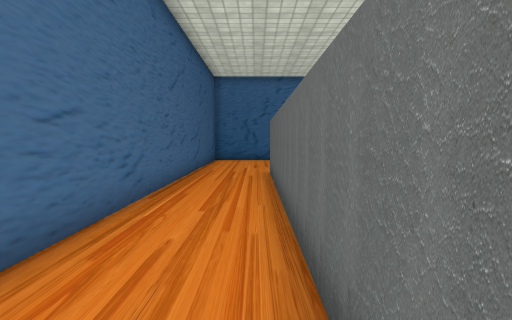
View 1 (above)

17 first-person views from a walk through a 3-D level made in the Unity game engine. The camera is 1.3 m above the floor, tilts 4° down and sees 80° across. The floor is counted in squares, 1 m on a side. Each view is taken from the middle of a square. On the plan, view 1 faces up. The plan holds only what a view shows up to about 14 squares ahead; the rest is blank. The place goes on beyond the plan. Some surface patterns are stand-ins.

View 2
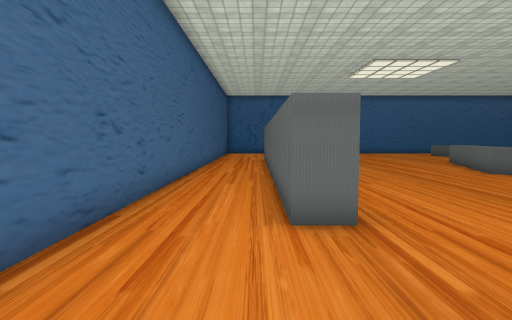

View 3
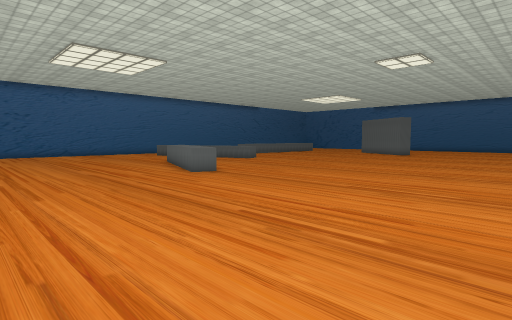

View 4
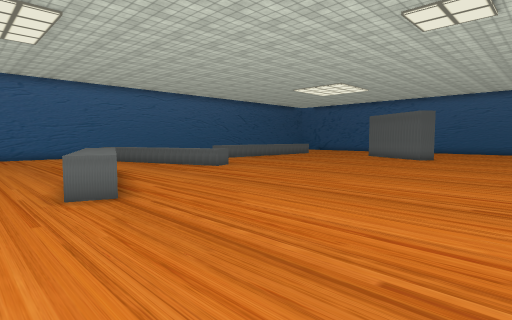

View 5
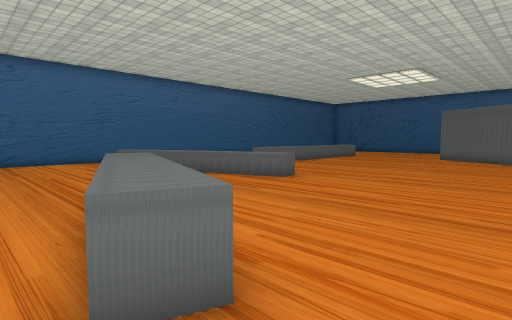

View 6
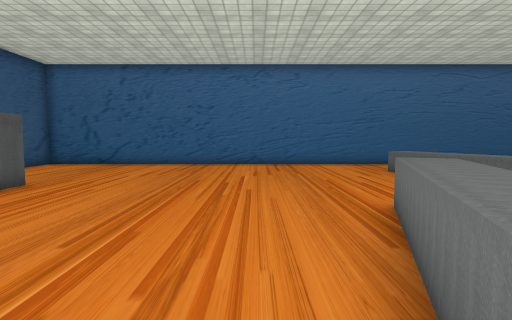

View 7
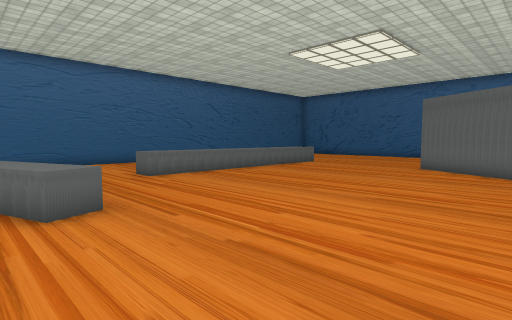

View 8
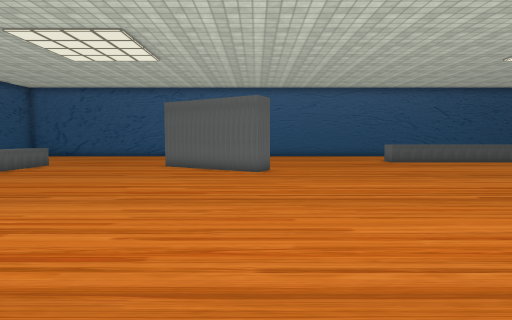

View 9
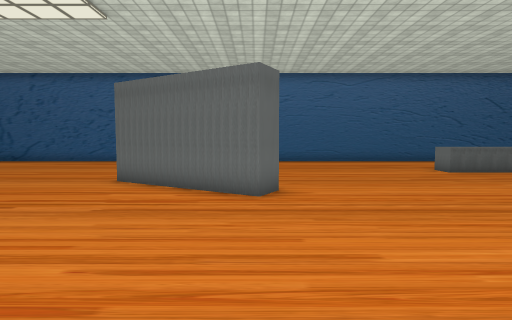

View 10
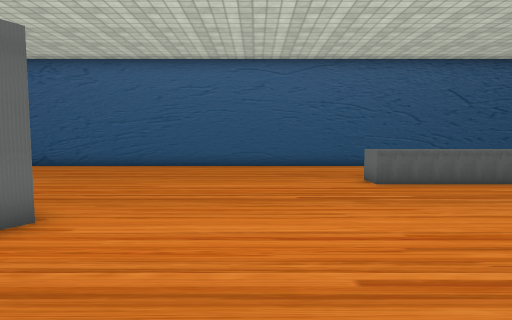

View 11
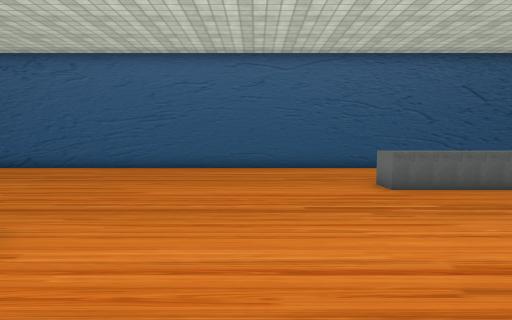

View 12
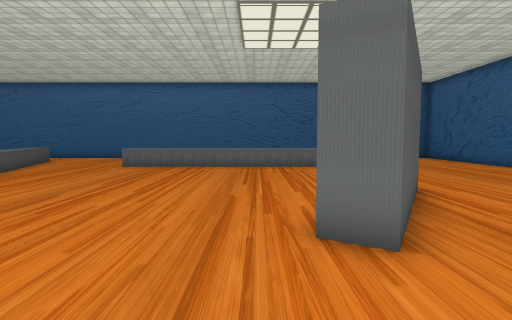

View 13
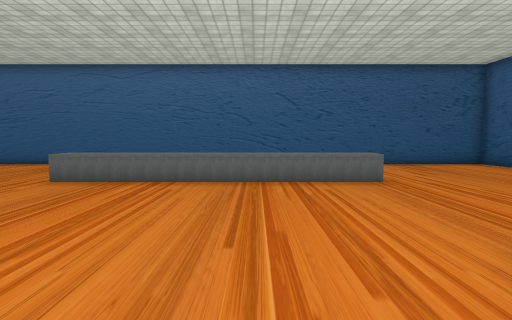

View 14
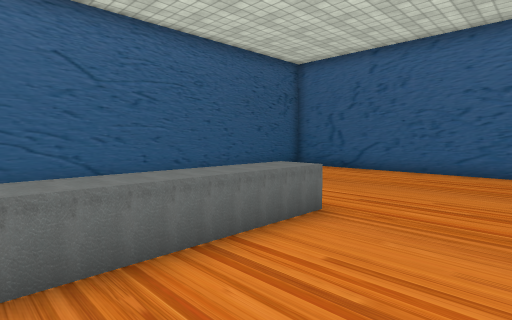

View 15
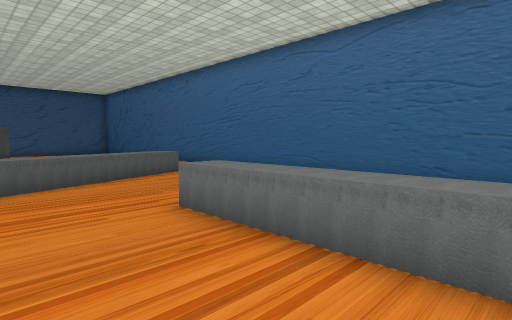

View 16
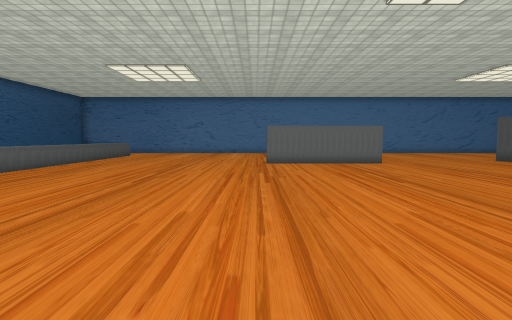

View 17
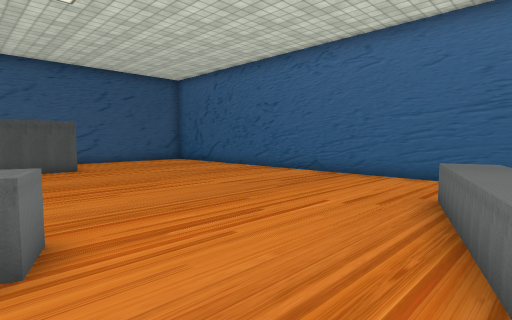

### Floor plan
Key: @ floor where view 1 was taken; # wall or solid block; . floor; = window, fence, low wall or low ledge; ^ raised ledge.
Columns run from 3 left of view 1 to 38 right of it. Each row starts with its distance up from view 1.
 19          ##############################
 18         ........
 17 #...................               ......#
 16  ....................              ......#
 15   ..............=^......          .......#
 14 #................^^.....          .......#
 13 #................^^....^^^^^^^^^^^.......#
 12 #.................^....^^^^^^^^^^........#
 11 #...#.............^^.....................#
 10 #...#.............^^.....................#
  9 #...# ........=....^.....................#
  8 #...# .......=^....^^....................#
  7 #...# .......^^..........................#
  6 #...# .......^^.................##.......#
  5 #...# ......^^..................##.......#
  4 #...# ......^^.................##........#
  3 #...# ......^=................###........#
  2 #...# ........................##.........#
  1 #...# ...................................#
  0 #..@# ...................................#
 -1 #...#....................................#
 -2 #...#....................................#
 -3 #...#....................................#
 -4 #........................................#
 -5 #........................................#
 -6  ..... ............................^.....#
 -7      .  ....  .....................^.  ..#
 -8    .          .....................^.    #

Where each view was taken, in squares from view 1:
view 1: 0 up, 0 right, facing up
view 2: 8 down, 0 right, facing up
view 3: 7 down, 2 right, facing up-right
view 4: 4 down, 7 right, facing up-right
view 5: 1 up, 8 right, facing up-right
view 6: 3 up, 8 right, facing up
view 7: 2 up, 15 right, facing up-right
view 8: 2 up, 15 right, facing right
view 9: 2 up, 20 right, facing right
view 10: 2 down, 23 right, facing right
view 11: 2 down, 24 right, facing right
view 12: 2 down, 26 right, facing up
view 13: 3 up, 26 right, facing up
view 14: 9 up, 25 right, facing up-right
view 15: 9 up, 25 right, facing up-left
view 16: 6 up, 22 right, facing down
view 17: 8 up, 15 right, facing up-left
